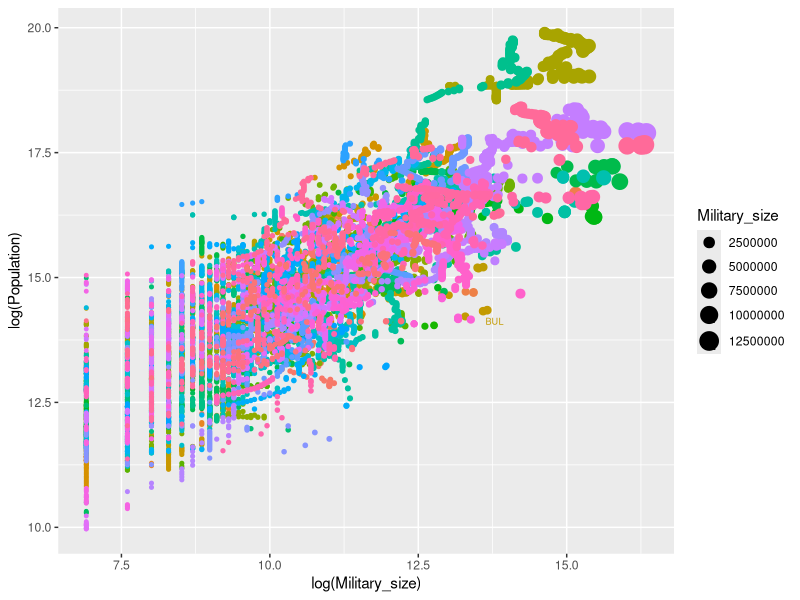

Here is the R script that generated this plot: (Note: this script raises an error after producing the figure.)
#scartch for moton

library(ggplot2)
library(gganimate)
library(tidyverse)

#loaddata

war <- read_csv("NMS_dataset.csv")
summary(war)
glimpse(war)

library(ggrepel)
p <- ggplot(war, aes(log(Military_size), log(Population), size = Military_size, color = stateabb, frame = year, label=stateabb)) +
  geom_point() +  guides(color=FALSE) +
  geom_text_repel(aes(label=ifelse(Military_size > 449999,(stateabb),'')))


gganimate(p, interval =.2, "outputMotion.gif")

gganimate(p, interval = .2)


p <- ggplot(war, aes(log(Military_size), log(Population), size = Military_size, color = stateabb, frame = year, label=stateabb)) +
  geom_point() +  guides(color=FALSE) +
  geom_text_repel(aes(label=ifelse(Military_size > 449999,(stateabb),''))) + theme(text = element_text(size = 12))
p
